Frame 1 (no input): blank canvas, image omitted
Frame 60 (the mouse pressed at the canvas centre just before this capture): blank canvas, image omitted
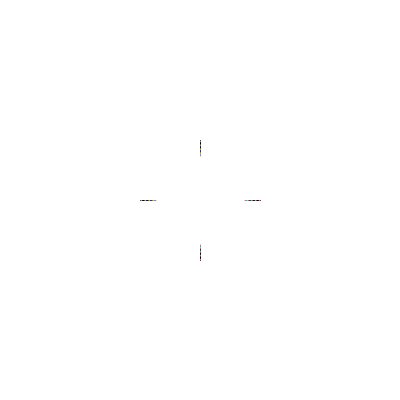
Frame 120 (the mouse held since frame 60 and released just before this capture)

The Processing sketch whose frames 1 and 60 were blank and that drew this single picture after the mouse press (run headless with seeded random() and noise(); from frame 60 on, the mouse is pressed at the canvas centre):

// Processing sketch: processing_72570
// ── processing_72570.pde

Pixel[][] screen;
Pixel[][] backBuffer;
int colormax = 200;

void setup()
{
  noStroke();
  frameRate(30);
  size(400, 400);
  colorMode(RGB, colormax);
  background(colormax);
  screen = new Pixel[width][height];
  backBuffer = new Pixel[width][height];
  for (int i = 0; i < width; i++) {
    for (int j = 0; j < height; j++) {
      screen[i][j] = new Pixel();
    }
  }

  for (int i = 0; i < width; i++) {
    for (int j = 0; j < height; j++) {
      backBuffer[i][j] = new Pixel();
    }
  }
}

void draw()
{
  multiArrayMove(backBuffer, screen);

  for (int x = 0; x < width; x++) {
    for (int y = 0; y < height; y++) {

      color c = get(x, y);

      int a = (c >> 24) & 0xFF;
      int r = (c >> 16) & 0xFF;  // Faster way of getting red(argb)
      int g = (c >> 8) & 0xFF;   // Faster way of getting green(argb)
      int b = c & 0xFF;          // Faster way of getting blue(argb)
      
      // if the pixel has flow
      if(screen[x][y].flowA.x != 0)
      {
        if(x+screen[x][y].flowA.x >= width || x+screen[x][y].flowA.x < 0)
        {
          backBuffer[x][y].flowA.x = -screen[x][y].flowA.x;
        }
        else // and isn't outside the screen bounds
        {
          // then pass the flow to the next pixel in the buffer
          backBuffer[x+screen[x][y].flowA.x][y].flowA.x = screen[x][y].flowA.x;
          
          a = colormax;
          r = 0;
          g = 0;
          b = 0;
        
          // if there is also y flow then carry it diagonally
          if(screen[x][y].flowA.y != 0
            && y+screen[x][y].flowA.y < height
            && y+screen[x][y].flowA.y >= 0)
          {
            backBuffer[x+screen[x][y].flowA.x][y+screen[x][y].flowA.y].flowA.x = -screen[x][y].flowA.y;
          }
        }
      }
      if(screen[x][y].flowA.y != 0)
      {
        if(y+screen[x][y].flowA.y >= height || y+screen[x][y].flowA.y < 0)
        {
          backBuffer[x][y].flowA.y = -screen[x][y].flowA.y;
        }
        else
        {
          // then pass the flow to the next pixel in the buffer
          backBuffer[x][y+screen[x][y].flowA.y].flowA.y = screen[x][y].flowA.y;
          
          a = colormax;
          r = 0;
          g = 0;
          b = 0;
          
          // if there is also x flow then carry it diagonally
          if(screen[x][y].flowA.x != 0
          && x+screen[x][y].flowA.x < width
          && x+screen[x][y].flowA.x >= 0)
          {
            backBuffer[x+screen[x][y].flowA.x][y+screen[x][y].flowA.y].flowA.y = screen[x][y].flowA.x;
          }
        }
      }
      
      a++;
      r++;
      g++;
      b++;
      // set this pixel's color      
      set(x, y, color(a, r, g, b));
    }
  }
}

void mousePressed()
{
  if(mouseX < width && mouseX >= 0
  && mouseY < height && mouseY >= 0)
  {
    if(mouseX+1 < width)
    {
      backBuffer[mouseX+1][mouseY].flowA.x = 1;
      set(mouseX+1, mouseY, color(colormax, 0, 0, 0));
    }
    if(mouseX-1 >= 0)
    {
      backBuffer[mouseX-1][mouseY].flowA.x = -1;
      set(mouseX-1, mouseY, color(0, colormax, 0, 0));
    }
    if(mouseY+1 < height)
    {
      backBuffer[mouseX][mouseY+1].flowA.y = 1;
      set(mouseX, mouseY+1, color(0, 0, colormax, 0));
    }
    if(mouseY-1 >= 0)
    {
      backBuffer[mouseX][mouseY-1].flowA.y = -1;
      set(mouseX, mouseY-1, color(0, 0, 0, colormax));
    }
  }
}

class Pixel
{
  Point flowA, flowR, flowB, flowG;

  Pixel()
  {
    flowA = new Point();
    flowR = new Point();
    flowB = new Point();
    flowG = new Point();
  }

  void reset()
  {
    flowA.x = 0;
    flowR.x = 0;
    flowB.x = 0;
    flowG.x = 0;

    flowA.y = 0;
    flowR.y = 0;
    flowB.y = 0;
    flowG.y = 0;
  }
  
  void copy(Pixel p)
  {
    flowA.x = p.flowA.x;
    flowR.x = p.flowR.x;
    flowB.x = p.flowB.x;
    flowG.x = p.flowG.x;

    flowA.y = p.flowA.y;
    flowR.y = p.flowR.y;
    flowB.y = p.flowB.y;
    flowG.y = p.flowG.y;
  }
}

class Point
{
  int x = 0, y = 0;
}

public void multiArrayMove(Pixel[][] source, Pixel[][] destination)
{
  for (int a=0;a<source.length;a++)
  {
    for (int b=0;b<source[a].length;b++)
    {
      destination[a][b].copy(source[a][b]);
      source[a][b].reset();
    }
  }
}
